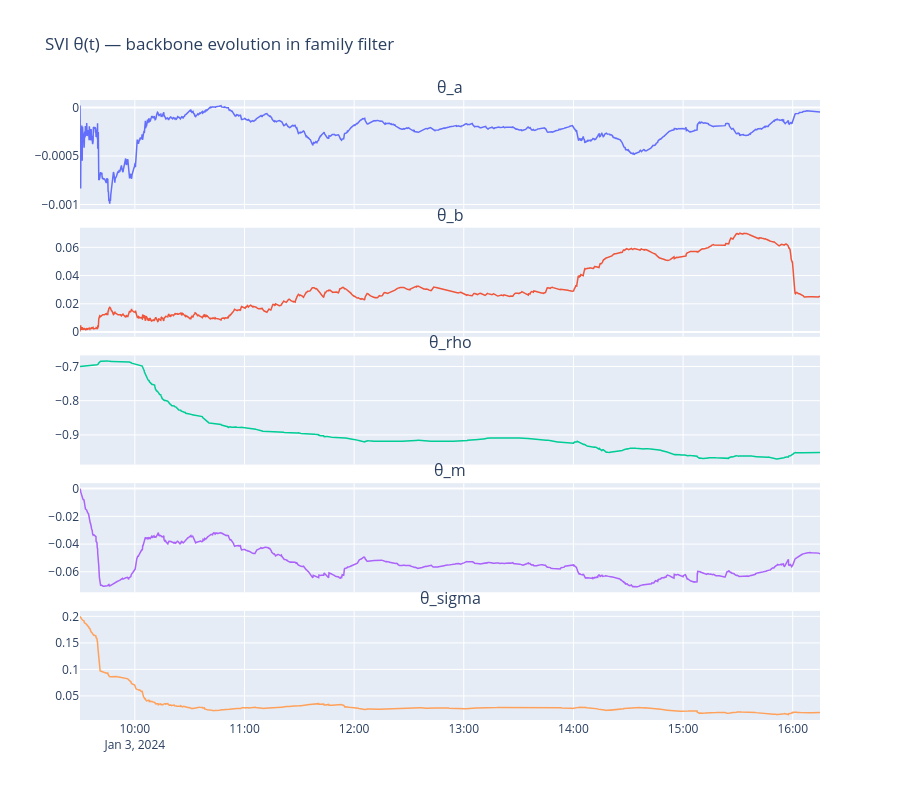

Here is the notebook cell this chart was saved with:
### Markdown cell above
## SVI θ(t) evolution — compare backbone drift with and without β

### Code cell
svi_param_names = ["a", "b", "rho", "m", "sigma"]

fig = make_subplots(
    rows=svi_cfg.n_params,
    cols=1,
    shared_xaxes=True,
    vertical_spacing=0.03,
    subplot_titles=[f"θ_{name}" for name in svi_param_names],
)
for j, name in enumerate(svi_param_names):
    vals = df_state_sub[f"state_{j}"].to_numpy()
    fig.add_trace(
        go.Scatter(
            x=ts_plot,
            y=vals.tolist(),
            mode="lines",
            name=name,
            line=dict(width=1.5),
            showlegend=False,
        ),
        row=j + 1,
        col=1,
    )

fig.update_layout(
    title="SVI θ(t) — backbone evolution in family filter",
    height=800,
)
fig.show()

### Figure 1 — Plotly figure (JSON) as saved in the notebook; plotly's stock layout.template omitted (floating-point values rounded to 4 significant figures; data arrays with more than 128 entries replaced by an {"elided": "..."} marker saying what was removed)
{"data": [{"line": {"width": 1.5}, "mode": "lines", "name": "a", "showlegend": false, "type": "scatter", "x": {"elided": "1958 str values"}, "xaxis": "x", "y": {"elided": "1958 float values"}, "yaxis": "y"}, {"line": {"width": 1.5}, "mode": "lines", "name": "b", "showlegend": false, "type": "scatter", "x": {"elided": "1958 str values"}, "xaxis": "x2", "y": {"elided": "1958 float values"}, "yaxis": "y2"}, {"line": {"width": 1.5}, "mode": "lines", "name": "rho", "showlegend": false, "type": "scatter", "x": {"elided": "1958 str values"}, "xaxis": "x3", "y": {"elided": "1958 float values"}, "yaxis": "y3"}, {"line": {"width": 1.5}, "mode": "lines", "name": "m", "showlegend": false, "type": "scatter", "x": {"elided": "1958 str values"}, "xaxis": "x4", "y": {"elided": "1958 float values"}, "yaxis": "y4"}, {"line": {"width": 1.5}, "mode": "lines", "name": "sigma", "showlegend": false, "type": "scatter", "x": {"elided": "1958 str values"}, "xaxis": "x5", "y": {"elided": "1958 float values"}, "yaxis": "y5"}], "layout": {"annotations": [{"font": {"size": 16}, "showarrow": false, "text": "θ_a", "x": 0.5, "xanchor": "center", "xref": "paper", "y": 1, "yanchor": "bottom", "yref": "paper"}, {"font": {"size": 16}, "showarrow": false, "text": "θ_b", "x": 0.5, "xanchor": "center", "xref": "paper", "y": 0.794, "yanchor": "bottom", "yref": "paper"}, {"font": {"size": 16}, "showarrow": false, "text": "θ_rho", "x": 0.5, "xanchor": "center", "xref": "paper", "y": 0.588, "yanchor": "bottom", "yref": "paper"}, {"font": {"size": 16}, "showarrow": false, "text": "θ_m", "x": 0.5, "xanchor": "center", "xref": "paper", "y": 0.382, "yanchor": "bottom", "yref": "paper"}, {"font": {"size": 16}, "showarrow": false, "text": "θ_sigma", "x": 0.5, "xanchor": "center", "xref": "paper", "y": 0.176, "yanchor": "bottom", "yref": "paper"}], "height": 800, "title": {"text": "SVI θ(t) — backbone evolution in family filter"}, "xaxis": {"anchor": "y", "domain": [0, 1], "matches": "x5", "showticklabels": false}, "xaxis2": {"anchor": "y2", "domain": [0, 1], "matches": "x5", "showticklabels": false}, "xaxis3": {"anchor": "y3", "domain": [0, 1], "matches": "x5", "showticklabels": false}, "xaxis4": {"anchor": "y4", "domain": [0, 1], "matches": "x5", "showticklabels": false}, "xaxis5": {"anchor": "y5", "domain": [0, 1]}, "yaxis": {"anchor": "x", "domain": [0.824, 1]}, "yaxis2": {"anchor": "x2", "domain": [0.618, 0.794]}, "yaxis3": {"anchor": "x3", "domain": [0.412, 0.588]}, "yaxis4": {"anchor": "x4", "domain": [0.206, 0.382]}, "yaxis5": {"anchor": "x5", "domain": [0, 0.176]}}}
